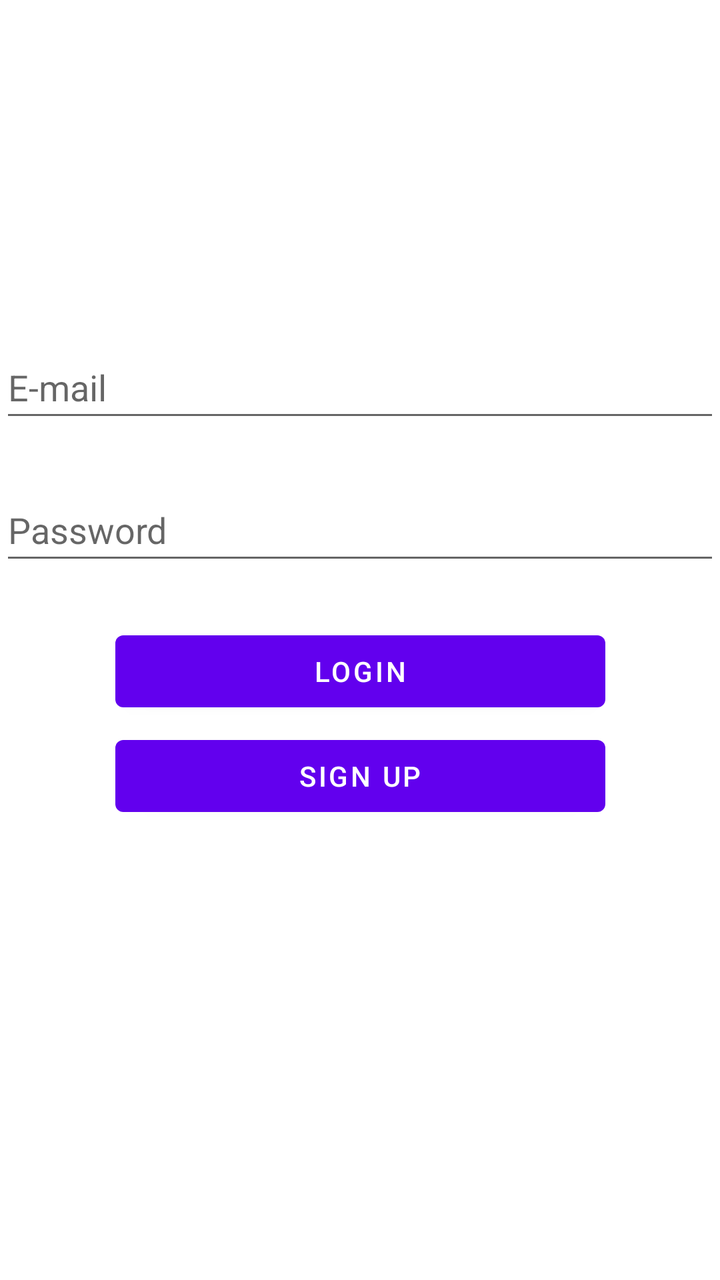
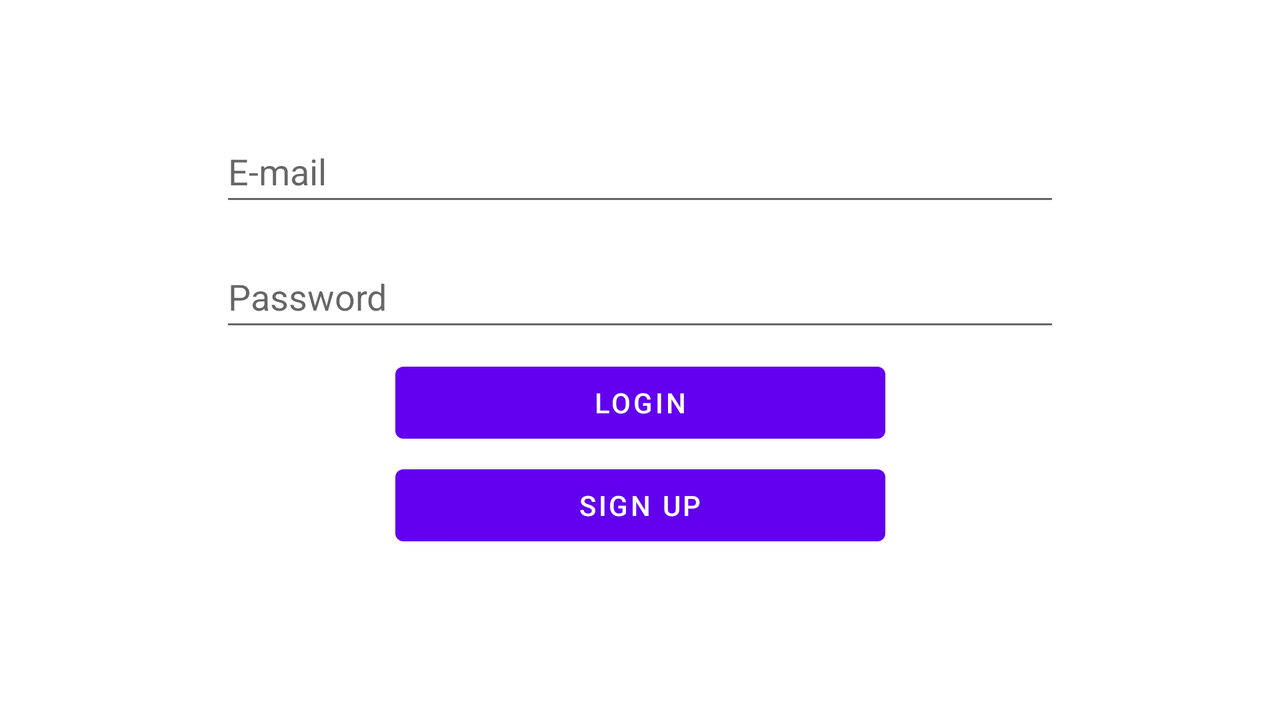

Two renders of one Android screen. The first uses the default layout on a phone; the second uses the alternative layout the repository ships for a different screen configuration, on a matching device. The two XML files are below.
<!-- AndroidManifest.xml: application theme Theme.TrainingBuddy -->
<!-- res/layout/activity_login.xml -->
<?xml version="1.0" encoding="utf-8"?>
<androidx.constraintlayout.widget.ConstraintLayout xmlns:android="http://schemas.android.com/apk/res/android"
    xmlns:app="http://schemas.android.com/apk/res-auto"
    xmlns:tools="http://schemas.android.com/tools"
    android:layout_width="match_parent"
    android:layout_height="match_parent"
    tools:context=".ui.login.LoginActivity">

    <EditText
        android:id="@+id/editTextTextEmailAddress"
        android:layout_width="0dp"
        android:layout_height="wrap_content"
        android:layout_marginBottom="256dp"
        android:autofillHints="emailAddress,username"
        android:ems="10"
        android:hint="@string/email"
        android:inputType="textEmailAddress"
        android:minHeight="48dp"
        app:layout_constraintBottom_toBottomOf="parent"
        app:layout_constraintEnd_toEndOf="parent"
        app:layout_constraintStart_toStartOf="parent"
        app:layout_constraintTop_toTopOf="parent" />

    <EditText
        android:id="@+id/editTextTextPassword"
        android:layout_width="0dp"
        android:layout_height="wrap_content"
        android:layout_marginBottom="256dp"
        android:autofillHints="password"
        android:ems="10"
        android:hint="@string/password"
        android:inputType="textPassword"
        android:minHeight="48dp"
        app:layout_constraintBottom_toBottomOf="parent"
        app:layout_constraintEnd_toEndOf="parent"
        app:layout_constraintStart_toStartOf="parent"
        app:layout_constraintTop_toBottomOf="@+id/editTextTextEmailAddress"
        app:layout_constraintVertical_bias="0.194" />

    <Button
        android:id="@+id/loginBtn"
        android:layout_width="wrap_content"
        android:layout_height="wrap_content"
        android:layout_marginBottom="256dp"
        android:onClick="login"
        android:ems="15"
        android:text="@string/login"
        app:layout_constraintBottom_toBottomOf="parent"
        app:layout_constraintEnd_toEndOf="parent"
        app:layout_constraintStart_toStartOf="parent"
        app:layout_constraintTop_toBottomOf="@+id/editTextTextPassword"
        tools:ignore="UsingOnClickInXml" />

    <Button
        android:id="@+id/signupBtn"
        android:layout_width="wrap_content"
        android:layout_height="wrap_content"
        android:layout_marginBottom="224dp"
        android:ems="15"
        android:text="@string/sign_up"
        app:layout_constraintBottom_toBottomOf="parent"
        app:layout_constraintEnd_toEndOf="parent"
        app:layout_constraintStart_toStartOf="parent"
        app:layout_constraintTop_toBottomOf="@+id/loginBtn" />

</androidx.constraintlayout.widget.ConstraintLayout>
<!-- resources referenced by this layout -->
<resources>
  <string name="email">E-mail</string>
  <string name="login">Login</string>
  <string name="password">Password</string>
  <string name="sign_up">Sign Up</string>
  <style name="Theme.TrainingBuddy" parent="Theme.MaterialComponents.DayNight.DarkActionBar">
          
          <item name="colorPrimary">@color/purple_500</item>
          <item name="colorPrimaryVariant">@color/purple_700</item>
          <item name="colorOnPrimary">@color/white</item>
          
          <item name="colorSecondary">@color/teal_200</item>
          <item name="colorSecondaryVariant">@color/teal_700</item>
          <item name="colorOnSecondary">@color/black</item>
          
          <item name="android:statusBarColor" tools:targetApi="l">?attr/colorPrimaryVariant</item>
          
      </style>
  <color name="purple_500">#FF6200EE</color>
  <color name="purple_700">#FF3700B3</color>
  <color name="white">#FFFFFFFF</color>
  <color name="teal_200">#FF03DAC5</color>
  <color name="teal_700">#FF018786</color>
  <color name="black">#FF000000</color>
</resources>
<!-- res/layout-land/activity_login.xml (the repository's variant of the layout above) -->
<!-- drawn on the phone turned sideways -->
<?xml version="1.0" encoding="utf-8"?>
<androidx.constraintlayout.widget.ConstraintLayout xmlns:android="http://schemas.android.com/apk/res/android"
    xmlns:app="http://schemas.android.com/apk/res-auto"
    xmlns:tools="http://schemas.android.com/tools"
    android:layout_width="match_parent"
    android:layout_height="match_parent"
    tools:context=".ui.login.LoginActivity">

    <EditText
        android:id="@+id/editTextEmailAddress"
        android:layout_width="wrap_content"
        android:layout_height="wrap_content"
        android:layout_marginBottom="192dp"
        android:autofillHints="emailAddress,username"
        android:ems="20"
        android:hint="@string/email"
        android:inputType="textEmailAddress"
        android:minHeight="48dp"
        app:layout_constraintBottom_toBottomOf="parent"
        app:layout_constraintEnd_toEndOf="parent"
        app:layout_constraintStart_toStartOf="parent"
        app:layout_constraintTop_toTopOf="parent" />

    <EditText
        android:id="@+id/editTextPassword"
        android:layout_width="wrap_content"
        android:layout_height="wrap_content"
        android:layout_marginBottom="128dp"
        android:autofillHints="password"
        android:ems="20"
        android:hint="@string/password"
        android:inputType="textPassword"
        android:minHeight="48dp"
        app:layout_constraintBottom_toBottomOf="parent"
        app:layout_constraintEnd_toEndOf="parent"
        app:layout_constraintStart_toStartOf="parent"
        app:layout_constraintTop_toBottomOf="@+id/editTextEmailAddress"
        app:layout_constraintVertical_bias="0.194" />

    <Button
        android:id="@+id/loginBtn"
        android:layout_width="wrap_content"
        android:layout_height="wrap_content"
        android:layout_marginBottom="128dp"
        android:onClick="login"
        android:ems="15"
        android:text="@string/login"
        app:layout_constraintBottom_toBottomOf="parent"
        app:layout_constraintEnd_toEndOf="parent"
        app:layout_constraintStart_toStartOf="parent"
        app:layout_constraintTop_toBottomOf="@+id/editTextPassword"
        tools:ignore="UsingOnClickInXml" />

    <Button
        android:id="@+id/signupBtn"
        android:layout_width="wrap_content"
        android:layout_height="wrap_content"
        android:layout_marginBottom="80dp"
        android:ems="15"
        android:onClick="signup"
        android:text="@string/sign_up"
        app:layout_constraintBottom_toBottomOf="parent"
        app:layout_constraintEnd_toEndOf="parent"
        app:layout_constraintStart_toStartOf="parent"
        app:layout_constraintTop_toBottomOf="@+id/loginBtn"
        tools:ignore="UsingOnClickInXml" />

</androidx.constraintlayout.widget.ConstraintLayout>
